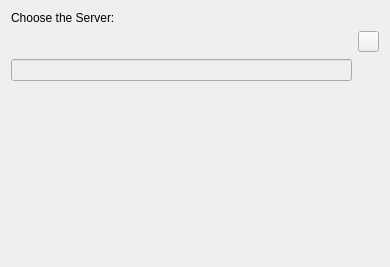
<?xml version="1.0" encoding="UTF-8"?>
<ui version="4.0">
 <class>MTPageAcct_Server</class>
 <widget class="QWizardPage" name="MTPageAcct_Server">
  <property name="geometry">
   <rect>
    <x>0</x>
    <y>0</y>
    <width>390</width>
    <height>267</height>
   </rect>
  </property>
  <property name="windowTitle">
   <string>WizardPage</string>
  </property>
  <layout class="QGridLayout" name="gridLayout">
   <item row="0" column="0">
    <widget class="QLabel" name="label">
     <property name="text">
      <string>Choose the Server:</string>
     </property>
    </widget>
   </item>
   <item row="1" column="0">
    <widget class="QPushButton" name="pushButtonSelect">
     <property name="text">
      <string/>
     </property>
     <property name="flat">
      <bool>true</bool>
     </property>
    </widget>
   </item>
   <item row="1" column="1">
    <widget class="QPushButton" name="pushButtonManage">
     <property name="maximumSize">
      <size>
       <width>21</width>
       <height>21</height>
      </size>
     </property>
     <property name="text">
      <string/>
     </property>
     <property name="icon">
      <iconset resource="../resource.qrc">
       <normaloff>:/icons/server</normaloff>:/icons/server</iconset>
     </property>
    </widget>
   </item>
   <item row="2" column="0">
    <widget class="QLineEdit" name="lineEditID">
     <property name="enabled">
      <bool>false</bool>
     </property>
    </widget>
   </item>
   <item row="3" column="0">
    <spacer name="verticalSpacer">
     <property name="orientation">
      <enum>Qt::Vertical</enum>
     </property>
     <property name="sizeHint" stdset="0">
      <size>
       <width>20</width>
       <height>98</height>
      </size>
     </property>
    </spacer>
   </item>
  </layout>
 </widget>
 <resources>
  <include location="../resource.qrc"/>
 </resources>
 <connections/>
</ui>
